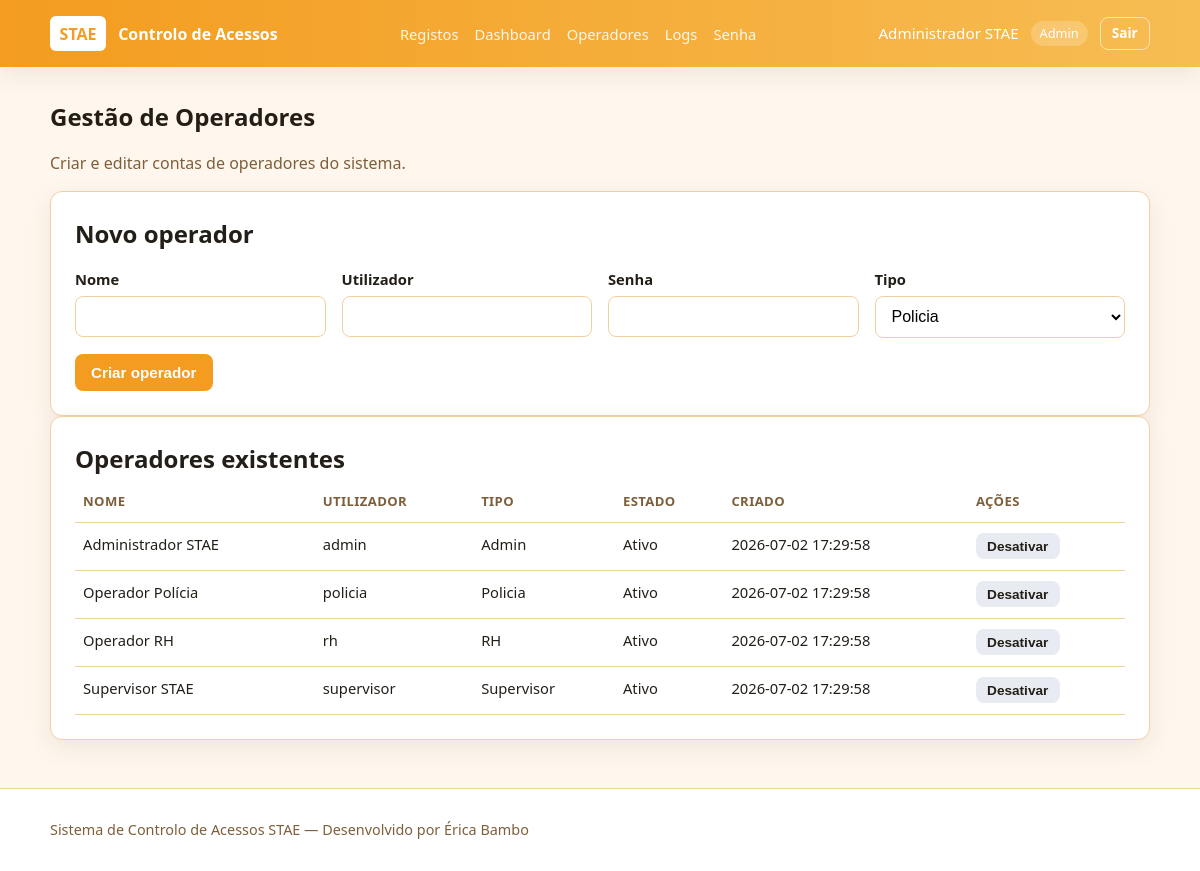
Page /operadores (signed in) on the committed database.
### tables this page shows
CREATE TABLE operadores (
                    id INTEGER PRIMARY KEY AUTOINCREMENT,
                    nome TEXT NOT NULL,
                    usuario TEXT NOT NULL UNIQUE,
                    senha_hash TEXT NOT NULL,
                    tipo TEXT NOT NULL,
                    ativo INTEGER NOT NULL DEFAULT 1,
                    criado_em TIMESTAMP NOT NULL DEFAULT CURRENT_TIMESTAMP
                );

### app/routes/admin.py (the view)
@admin_bp.route("/operadores")
def operadores():
    redirecionar = _requer_login() or _requer_permissao("gerir_operadores")
    if redirecionar:
        return redirecionar
    return render_template(
        "admin_operadores.html",
        operadores=listar_operadores(),
        tipos_operador=("Policia", "Admin", "RH"),
    )

### app/backend.py (called while the page is built, shortened)
def _is_testing():
    return os.environ.get("FLASK_ENV") == "testing" or os.environ.get("PYTEST_CURRENT_TEST") is not None

def _get_sqlite_path(url_or_path=None):
    candidate = url_or_path or os.environ.get("STAE_SQLITE_PATH", DATABASE_PATH)
    if candidate.startswith("sqlite:///"):
        candidate = candidate.replace("sqlite:///", "", 1)
    if candidate.startswith("sqlite://"):
        candidate = candidate.replace("sqlite://", "", 1)
    return candidate

def listar_operadores():
    with BACKEND.get_db() as conn:
        with conn.cursor() as cursor:
            cursor.execute("SELECT id, nome, usuario, tipo, ativo, criado_em FROM operadores ORDER BY nome")
            rows = cursor.fetchall()
            return [dict(row) for row in rows]

    def __enter__(self):
        return self.cursor

    def __exit__(self, exc_type, exc_val, exc_tb):
        self.cursor.close()

    def cursor(self):
        return SQLiteCursorWrapper(self.conn.cursor())

    def commit(self):
        self.conn.commit()

    def close(self):
        self.conn.close()

    def get_connection(self):
        if _is_testing():
            conn = sqlite3.connect("banco_teste.db")
            conn.row_factory = lambda cursor, row: {col[0]: row[idx] for idx, col in enumerate(cursor.description)}
            conn.execute("PRAGMA foreign_keys = ON")
            return SQLiteConnectionWrapper(conn)
        sqlite_path = _get_sqlite_path(DB_URL if DB_URL and str(DB_URL).startswith("sqlite") else os.environ.get("STAE_SQLITE_PATH", DATABASE_PATH))
        sqlite_dir = os.path.dirname(sqlite_path) or "."
        os.makedirs(sqlite_dir, exist_ok=True)
        conn = sqlite3.connect(sqlite_path)
        conn.row_factory = lambda cursor, row: {col[0]: row[idx] for idx, col in enumerate(cursor.description)}
        conn.execute("PRAGMA foreign_keys = ON")
        return SQLiteConnectionWrapper(conn)

    @contextmanager
    def get_db(self):
        conn = self.get_connection()
        try:
            yield conn
            if conn is not None:
                conn.commit()
        except Exception as exc:
            if conn is not None:
                conn.rollback()
            raise exc
        finally:
            if conn is not None:
                conn.close()

### app/routes/admin.py (called while the page is built)
def _requer_login():
    if not session.get("operador_id"):
        return redirect(url_for("auth.login"))
    return None

### app/utils/permissions.py (called while the page is built)
def tem_permissao(tipo_operador, permissao):
    return permissao in PERMISSOES.get(tipo_operador, set())

### templates/admin_operadores.html (shortened to what this page needs)
{% extends "base.html" %}
{% block content %}
<section class="page-header">
    <h1>Gestão de Operadores</h1>
    <p>Criar e editar contas de operadores do sistema.</p>
</section>
<div class="card">
    <h2>Novo operador</h2>
    <form method="POST" action="{{ url_for('admin.criar_operador_route') }}" class="form">
        <div class="form-row">
            <div class="form-group">
                <label>Nome</label>
                <input type="text" name="nome" required>
            </div>
            <div class="form-group">
                <label>Utilizador</label>
                <input type="text" name="usuario" required>
            </div>
            <div class="form-group">
                <label>Senha</label>
                <input type="password" name="senha" required minlength="6">
            </div>
            <div class="form-group">
                <label>Tipo</label>
                <select name="tipo" required>
                    {% for t in tipos_operador %}
                    <option value="{{ t }}">{{ t }}</option>
                    {% endfor %}
                </select>
            </div>
        </div>
        <button type="submit" class="btn btn-primary">Criar operador</button>
    </form>
</div>
<div class="card registos-recentes">
    <h2>Operadores existentes</h2>
    <div class="table-wrap">
        <table>
            <thead>
                <tr>
                    <th>Nome</th>
                    <th>Utilizador</th>
                    <th>Tipo</th>
                    <th>Estado</th>
                    <th>Criado</th>
                    <th>Ações</th>
                </tr>
            </thead>
            <tbody>
                {% for op in operadores %}
                <tr>
                    <td>{{ op.nome }}</td>
                    <td>{{ op.usuario }}</td>
                    <td>{{ op.tipo }}</td>
                    <td>{{ 'Ativo' if op.ativo else 'Inativo' }}</td>
                    <td>{{ op.criado_em }}</td>
                    <td>
                        <form method="POST" action="{{ url_for('admin.editar_operador_route', operador_id=op.id) }}" class="inline-form">
                            <button type="submit" class="btn btn-secondary btn-sm">
                                {{ 'Desativar' if op.ativo else 'Ativar' }}
                            </button>
                        </form>
                    </td>
                </tr>
                {% endfor %}
            </tbody>
        </table>
    </div>
</div>
{% endblock %}

### templates/base.html (shortened to what this page needs)
<!DOCTYPE html>
<html lang="pt">
<head>
    <link rel="stylesheet" href="{{ url_for('static', filename='css/style.css') }}">
</head>
<body>
    <header class="topbar">
        <div class="container topbar-inner">
            <div class="brand">
                <span class="brand-mark">STAE</span>
                <span class="brand-text">Controlo de Acessos</span>
            </div>
            {% if session.get('operador_nome') %}
            <nav class="nav-links">
                <a href="{{ url_for('registos.menu') }}">Registos</a>
                {% if session.operador_tipo == 'Admin' %}
                <a href="{{ url_for('admin.dashboard') }}">Dashboard</a>
                <a href="{{ url_for('admin.operadores') }}">Operadores</a>
                <a href="{{ url_for('admin.logs') }}">Logs</a>
                {% endif %}
                <a href="{{ url_for('admin.alterar_senha') }}">Senha</a>
            </nav>
            <div class="user-info">
                <span>{{ session.operador_nome }}</span>
                <span class="badge">{{ session.operador_tipo }}</span>
                <a class="btn btn-outline btn-sm" href="{{ url_for('auth.logout') }}">Sair</a>
            </div>
            {% endif %}
        </div>
    </header>
    <main class="container main-content">
        {% block content %}{% endblock %}
    </main>
    <footer class="footer">
        <div class="container">
            <p>Sistema de Controlo de Acessos STAE &mdash; Desenvolvido por Érica Bambo</p>
        </div>
    </footer>
</body>
</html>

### static/css/style.css (style rules this page uses)
:root { --bg: #fff7ed; --surface: #ffffff; --text: #231f18; --muted: #7d5f3c; --primary: #f39c1f; --primary-hover: #d97b12; --border: #f0d0a1; --success: #2f7b3c; --success-bg: #e9f4e8; --error: #b42318; --error-bg: #fdecea; --shadow: 0 8px 24px rgba(35, 30, 22, 0.08); }
* { box-sizing: border-box; }
body { margin: 0; font-family: "Segoe UI", Tahoma, Geneva, Verdana, sans-serif; background: var(--bg); color: var(--text); line-height: 1.5; min-height: 100vh; }
.container { width: min(1100px, 92%); margin: 0 auto; }
.topbar { background: linear-gradient(90deg, #f39c1f 0%, #f7bd53 100%); color: #fff; padding: 1rem 0; box-shadow: var(--shadow); }
.topbar-inner { display: flex; justify-content: space-between; align-items: center; gap: 1rem; }
.brand { display: flex; align-items: center; gap: 0.75rem; }
.brand-mark { background: #fff; color: var(--primary); font-weight: 700; padding: 0.35rem 0.6rem; border-radius: 6px; }
.brand-text { font-weight: 600; }
.user-info { display: flex; align-items: center; gap: 0.75rem; font-size: 0.95rem; }
.badge { background: rgba(255, 255, 255, 0.2); padding: 0.2rem 0.55rem; border-radius: 999px; font-size: 0.8rem; }
.main-content { padding: 2rem 0 3rem; }
.footer { border-top: 1px solid var(--border); background: var(--surface); padding: 1rem 0; color: var(--muted); font-size: 0.9rem; }
.page-header h1 { margin: 0 0 0.25rem; }
.page-header p, .subtitle, .card-desc { color: var(--muted); }
.card { background: var(--surface); border: 1px solid var(--border); border-radius: 12px; padding: 1.5rem; box-shadow: var(--shadow); }
.card h2 { margin-top: 0; margin-bottom: 0.25rem; }
.form { margin-top: 1rem; }
.form-group { margin-bottom: 1rem; }
.form-row { display: grid; grid-template-columns: repeat(auto-fit, minmax(220px, 1fr)); gap: 1rem; }
label { display: block; font-weight: 600; margin-bottom: 0.35rem; font-size: 0.92rem; }
input[type="text"], input[type="password"], input[type="date"], select { width: 100%; padding: 0.65rem 0.75rem; border: 1px solid var(--border); border-radius: 8px; font-size: 1rem; background: #fff; }
.btn { display: inline-block; border: none; border-radius: 8px; padding: 0.65rem 1rem; font-size: 0.95rem; font-weight: 600; cursor: pointer; text-decoration: none; transition: background 0.15s ease; }
.btn-primary { background: var(--primary); color: #fff; }
.btn-secondary { background: #e8ecf2; color: var(--text); }
.btn-outline { background: transparent; color: #fff; border: 1px solid rgba(255, 255, 255, 0.6); }
.btn-sm { padding: 0.35rem 0.7rem; font-size: 0.85rem; }
.table-wrap { overflow-x: auto; }
table { width: 100%; border-collapse: collapse; font-size: 0.92rem; }
th, td { padding: 0.65rem 0.5rem; border-bottom: 1px solid var(--border); text-align: left; vertical-align: top; }
th { font-size: 0.82rem; text-transform: uppercase; letter-spacing: 0.03em; color: var(--muted); }
.nav-links { display: flex; gap: 1rem; flex-wrap: wrap; }
.nav-links a { color: #fff; text-decoration: none; font-size: 0.92rem; opacity: 0.9; }
.inline-form { display: inline; }

### rows in the picture
operadores: operador_nome "Administrador STAE", nome "Administrador STAE", usuario "admin", tipo "Admin", ativo "Ativo", criado_em "2026-07-02 17:29:58", ativo "Desativar"
operadores: nome "Operador Polícia", usuario "policia", tipo "Policia", ativo "Ativo", criado_em "2026-07-02 17:29:58", ativo "Desativar"
operadores: nome "Operador RH", usuario "rh", tipo "RH", ativo "Ativo", criado_em "2026-07-02 17:29:58", ativo "Desativar"
operadores: nome "Supervisor STAE", usuario "supervisor", tipo "Supervisor", ativo "Ativo", criado_em "2026-07-02 17:29:58", ativo "Desativar"

### other values in the picture
{{ session.operador_tipo }} "Admin"
form field tipo "Policia"
